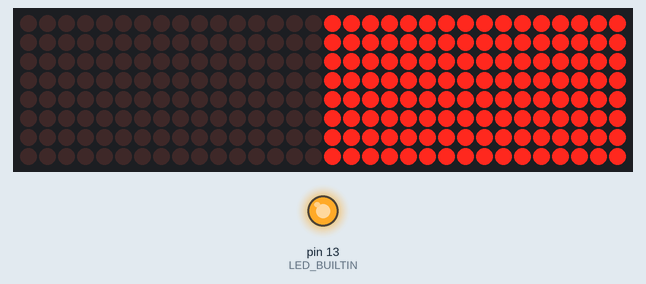
Simulated run of this sketch. Board: Arduino Uno, built with avr-gcc and run on an emulated ATmega328P. On the bench: 32×8 LED matrix, output pins drawn as LEDs (lit = HIGH). Random numbers use the default seed unless the sketch sets one.

Above: at 0.1 s.
At 1.24 s:
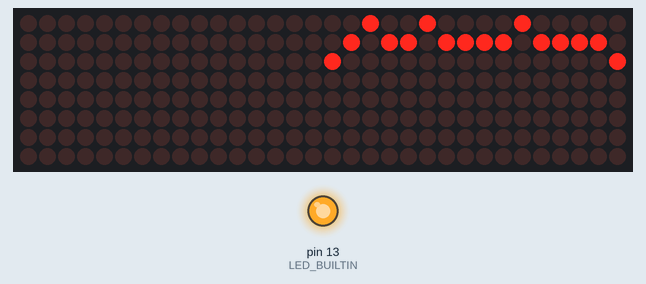
At 6.06 s:
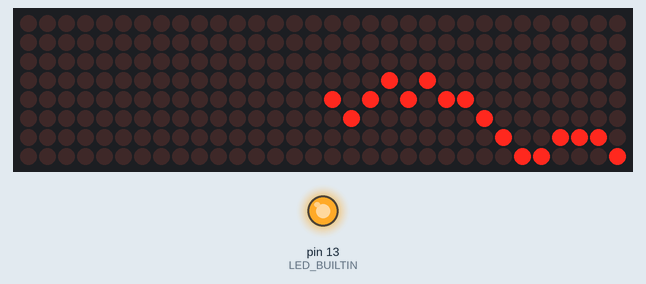
At 10.87 s:
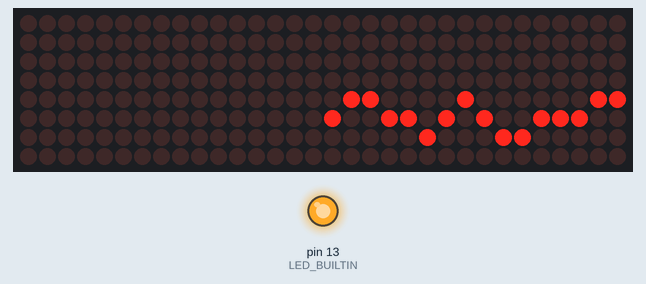
At 20.46 s:
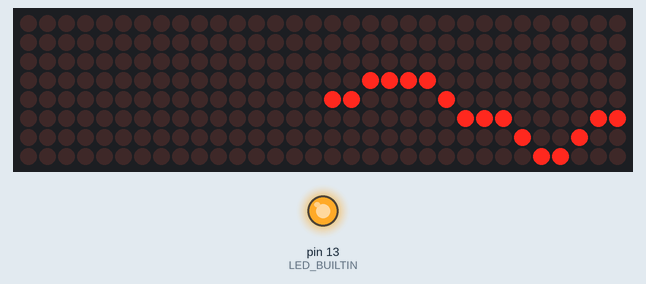
At 39.58 s:
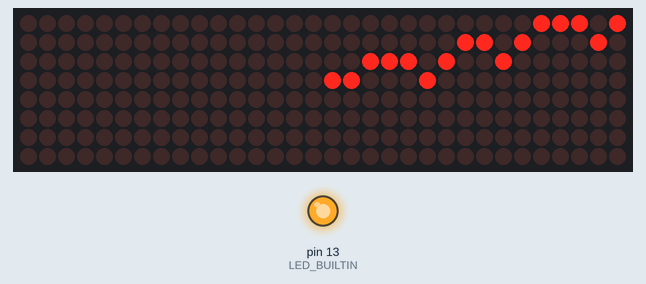

The sketch:

SideScroller.ino
```cpp
//We always have to include the library
#include "LedControl.h"

/*
 Pin 12 is connected to the DataIn [BLUE]
 Pin 11 is connected to the CLK   [GREEN]
 Pin 10 is connected to LOAD     [YELLOW]
 2x LED grids (8x8)
*/
const int numSeg = 2;
LedControl matrix = LedControl(12,11,10,4);

boolean firstRun = true;
byte pixelmap[16] = {};
int startPos = 0;

void setup() {

  //Configure debug pin
  pinMode(LED_BUILTIN, OUTPUT);

  //Initialize Strobe Helmet
  for(int i=0; i<numSeg; i++) {
    matrix.shutdown(i,false);
    matrix.setIntensity(i,15);
    matrix.clearDisplay(i);
  }

  allOn();
  delay(1000);

  randomSeed(A0);

  firstRun = true;
}

void loop() {
/*
  // LIGHT TEST Alternating on and off
  allOn();
  delay(2000);
  allOff();
  delay(1000);
*/

//  allOff();

  int a=0;
  int c=0;

  // Random Continuous Line
  int p = random(8);

  if (firstRun) {
    for (int i=0; i<16; i++) {
      if (p == 0) {
        p = p+random(2);
      } else if (p == 7) {
        p = p-random(2);
      } else {
        p = p+random(3)-1;
      }
      if (p < 0) p = 0;
      if (p > 7) p = 7;
      pixelmap[i] = p;
    }
    startPos = 15;
    firstRun = false;
  }

  int s = startPos;
  if (s == 0) s = 15;
    else s -= 1;
  p = pixelmap[s];

  if (p == 0) {
    p = p+random(2);
  } else if (p == 7) {
    p = p-random(2);
  } else {
    p = p+random(3)-1;
  }
  if (p < 0) p = 0;
  if (p > 7) p = 7;
  pixelmap[startPos] = p;

  s = startPos + 1;
  if (s > 15) s = 0;
  for (int i=0; i<16; i++) {
    a=i/8; c=7-(i%8);
    for (int y=0; y<8; y++) {
      if (y == pixelmap[s]) {
        matrix.setLed(a, y, c, HIGH);
      } else {
        matrix.setLed(a, y, c, LOW);
      }
    }
//    matrix.setLed(a, pixelmap[s], c, HIGH);
    s++;
    if (s > 15) s = 0;
  }
//  delay(50);

  startPos++;
  if (startPos > 15) startPos = 0;

/*
  // Random Line
  int p = random(8);

  for (int i=0; i<16; i++) {
    a=i/8; c=7-(i%8);
    if (p == 0) {
      p = p+random(2);
    } else if (p == 7) {
      p = p-random(2);
    } else {
      p = p+random(3)-1;
    }
    if (p < 0) p = 0;
    if (p > 7) p = 7;
    matrix.setLed(a, p, c, HIGH);
    delay(50);
  }
*/
/*
  // Random noise
  for (int l=0; l<5; l++) {
    for (int i=0; i<16; i++) {
      a=i/8; c=7-(i%8);
      matrix.setLed(a, random(8), c, HIGH);
      delay(200);
    }
    delay(1000);
  }
*/
}

/***************************************
 * Static Displays
 ***************************************/

void allOn() {
  // turn on all LEDs
  for (int a=0; a<numSeg; a++) {
    for (int i=0; i<8; i++) {
      matrix.setRow(a,i,B11111111);
    }
  }
  digitalWrite(LED_BUILTIN, HIGH);
}

void allOff() {
  // turn off all LEDs
  for (int a=0; a<numSeg; a++) {
    matrix.clearDisplay(a);
  }
  digitalWrite(LED_BUILTIN, LOW);
}
```
